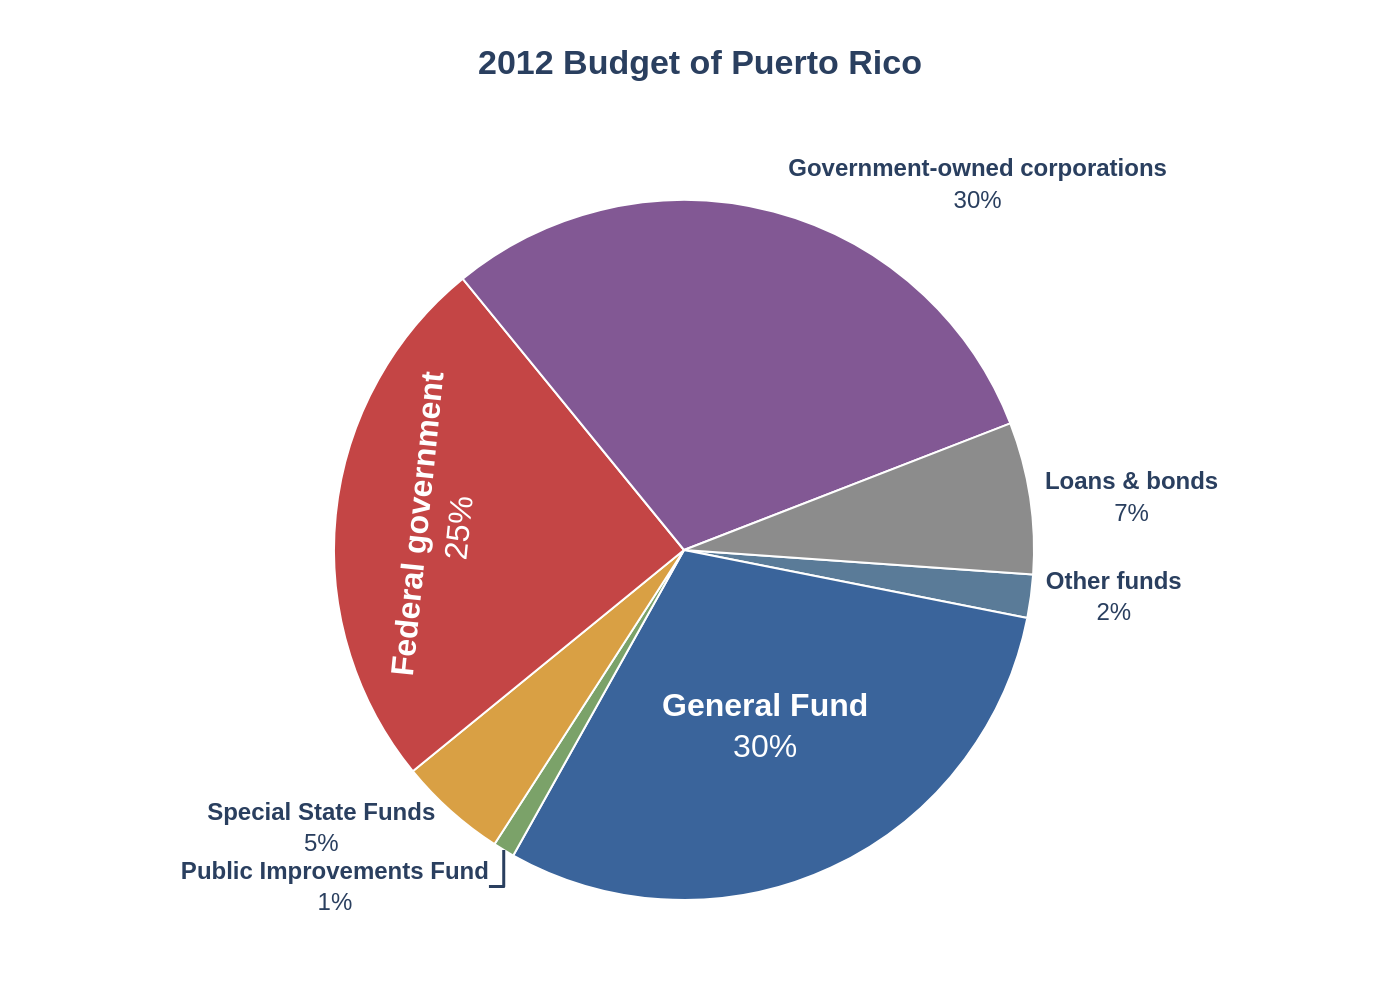

The script that drew this image:
import sys
import json
import os
import plotly.graph_objects as go

if len(sys.argv) != 2:
    print("Usage: python create_chart.py <path_to_json_file>")
    sys.exit(1)

json_path = sys.argv[1]

try:
    with open(json_path, 'r', encoding='utf-8') as f:
        chart_info = json.load(f)
except FileNotFoundError:
    print(f"Error: File not found at {json_path}")
    sys.exit(1)
except json.JSONDecodeError:
    print(f"Error: Invalid JSON format in {json_path}")
    sys.exit(1)

chart_data = chart_info['chart_data']
texts = chart_info['texts']
colors = chart_info['colors']

labels = [d['label'] for d in chart_data]
values = [d['value'] for d in chart_data]
pie_text_labels = [f"<b>{d['label']}</b><br>{d['value']}%" for d in chart_data]

fig = go.Figure()

fig.add_trace(go.Pie(
    labels=labels,
    values=values,
    text=pie_text_labels,
    textinfo='text',
    insidetextfont=dict(
        family='Arial',
        size=16,
        color='white'
    ),
    marker=dict(
        colors=colors,
        line=dict(color='#ffffff', width=1)
    ),
    hole=0,
    sort=False,
    direction='clockwise',
    rotation=94,
    hoverinfo='label+percent'
))

fig.update_layout(
    title_text=f"<b>{texts['title']}</b>" if texts.get('title') else None,
    title_x=0.5,
    title_y=0.95,
    font=dict(
        family="Arial"
    ),
    showlegend=False,
    margin=dict(t=100, r=50, b=50, l=50),
    paper_bgcolor='white',
    plot_bgcolor='white',
    width=800,
    height=700
)

base_filename = os.path.splitext(os.path.basename(json_path))[0]
output_image_path = f"{base_filename}.png"

fig.write_image(output_image_path, scale=2)

print(f"Chart successfully generated and saved to {output_image_path}")
